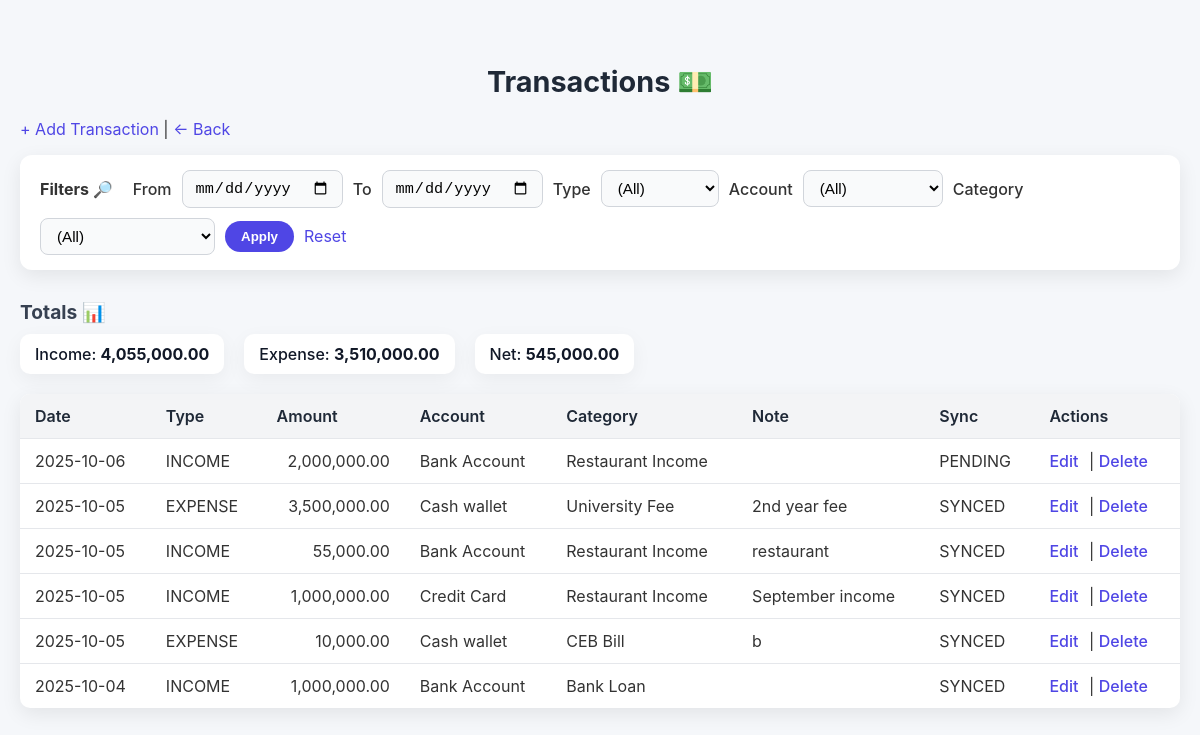
The page /app/transactions/index.php (signed in) on the database as committed earlier.
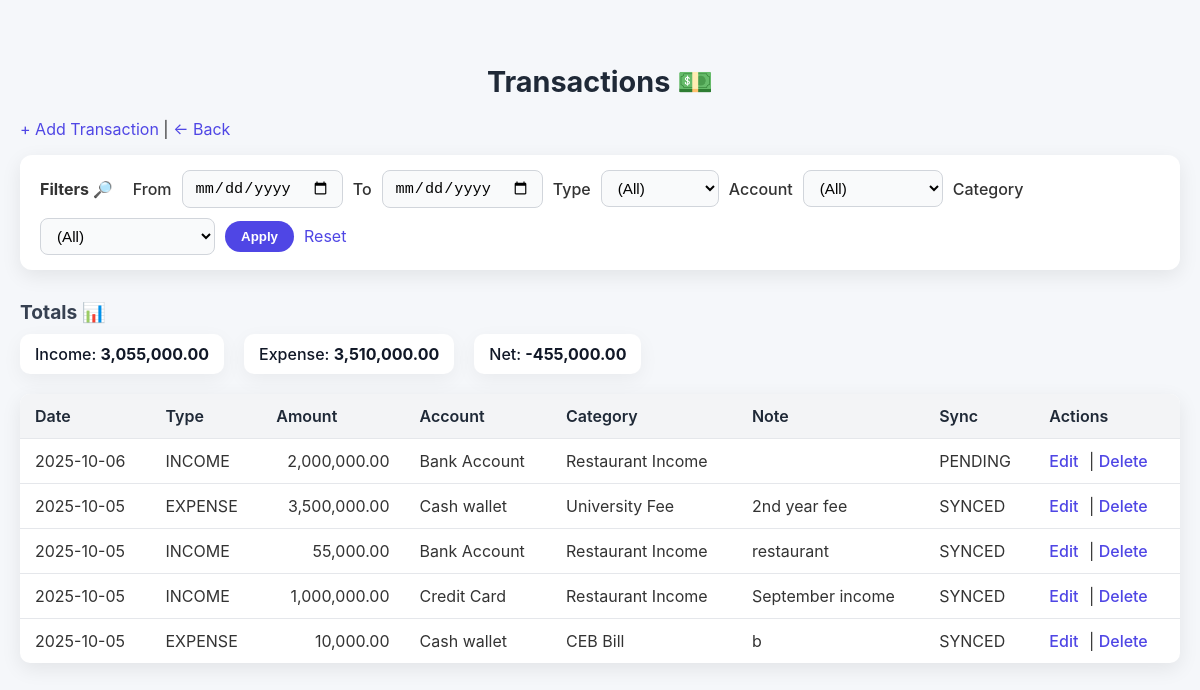
The same page on the database as committed later.
### tables this page shows
CREATE TABLE TRANSACTIONS_LOCAL (
  local_txn_id       INTEGER PRIMARY KEY AUTOINCREMENT,
  client_txn_uuid    TEXT NOT NULL UNIQUE,
  user_local_id      INTEGER NOT NULL,
  account_local_id   INTEGER NOT NULL,
  category_local_id  INTEGER NOT NULL,
  txn_type           TEXT NOT NULL CHECK(txn_type IN ('INCOME','EXPENSE','TRANSFER')),
  amount             REAL NOT NULL,
  txn_date           TEXT NOT NULL, -- ISO-8601
  note               TEXT,
  sync_status        TEXT NOT NULL DEFAULT 'PENDING' CHECK(sync_status IN ('PENDING','SYNCED','CONFLICT')),
  server_txn_id      INTEGER,
  created_at         TEXT NOT NULL,
  updated_at         TEXT NOT NULL,
  last_sync_at       TEXT,
  FOREIGN KEY(user_local_id)     REFERENCES USERS_LOCAL(local_user_id),
  FOREIGN KEY(account_local_id)  REFERENCES ACCOUNTS_LOCAL(local_account_id),
  FOREIGN KEY(category_local_id) REFERENCES CATEGORIES_LOCAL(local_category_id)
);

CREATE TABLE ACCOUNTS_LOCAL (
  local_account_id  INTEGER PRIMARY KEY AUTOINCREMENT,
  user_local_id     INTEGER NOT NULL,
  server_account_id INTEGER,
  account_name      TEXT NOT NULL,
  account_type      TEXT NOT NULL CHECK(account_type IN ('CASH','BANK','CARD','MOBILE')),
  currency_code     TEXT NOT NULL DEFAULT 'LKR',
  opening_balance   REAL NOT NULL DEFAULT 0,
  is_active         INTEGER NOT NULL DEFAULT 1, -- 1/0
  created_at        TEXT NOT NULL,
  updated_at        TEXT NOT NULL,
  FOREIGN KEY(user_local_id) REFERENCES USERS_LOCAL(local_user_id)
);

CREATE TABLE CATEGORIES_LOCAL (
  local_category_id  INTEGER PRIMARY KEY AUTOINCREMENT,
  user_local_id      INTEGER NOT NULL,
  server_category_id INTEGER,
  parent_local_id    INTEGER,
  category_name      TEXT NOT NULL,
  category_type      TEXT NOT NULL CHECK(category_type IN ('INCOME','EXPENSE')),
  created_at         TEXT NOT NULL,
  updated_at         TEXT NOT NULL,
  FOREIGN KEY(user_local_id)   REFERENCES USERS_LOCAL(local_user_id),
  FOREIGN KEY(parent_local_id) REFERENCES CATEGORIES_LOCAL(local_category_id)
);

### app/transactions/index.php (the view, shortened to what this page needs)
<?php
if (!function_exists('h')) {
    function h($v) { return htmlspecialchars((string)$v, ENT_QUOTES, 'UTF-8'); }
}
$pdo = sqlite();
$uid = (int)($_SESSION['uid'] ?? 0);
$from = $_GET['from'] ?? '';
$to   = $_GET['to'] ?? '';
$where = ["t.user_local_id = ?"];
$args  = [$uid];
$sql = "
SELECT
  t.local_txn_id, t.client_txn_uuid, t.txn_type, t.amount, t.txn_date, t.note, t.sync_status,
  a.account_name,
  c.category_name
FROM TRANSACTIONS_LOCAL t
JOIN ACCOUNTS_LOCAL a ON a.local_account_id = t.account_local_id
JOIN CATEGORIES_LOCAL c ON c.local_category_id = t.category_local_id
WHERE " . implode(' AND ', $where) . "
ORDER BY datetime(t.txn_date) DESC, t.local_txn_id DESC
LIMIT 200
";
$stmt = $pdo->prepare($sql);
$stmt->execute($args);
$rows = $stmt->fetchAll(PDO::FETCH_ASSOC);
$totSql = "
SELECT
  SUM(CASE WHEN t.txn_type='INCOME'  THEN t.amount ELSE 0 END) AS total_income,
  SUM(CASE WHEN t.txn_type='EXPENSE' THEN t.amount ELSE 0 END) AS total_expense
FROM TRANSACTIONS_LOCAL t
WHERE " . implode(' AND ', $where) . "
";
$sum = $pdo->prepare($totSql);
$sum->execute($args);
$tot = $sum->fetch(PDO::FETCH_ASSOC);
$income  = (float)($tot['total_income'] ?? 0);
$expense = (float)($tot['total_expense'] ?? 0);
$net     = $income - $expense;
?>
<!doctype html>
<html>
<head>
  <link rel="stylesheet" href="<?= APP_BASE ?>/app/transactions/index.css">
</head>
<body>
<h2>Transactions 💵</h2>
<p>
  <a href="<?= APP_BASE ?>/app/transactions/create.php">+ Add Transaction</a> |
  <a href="<?= APP_BASE ?>/public/dashboard.php">← Back</a>
</p>
<form method="get">
  <b>Filters 🔎</b><br>
  <label>From</label>
  <input type="date" name="from" value="<?= h($from) ?>">
  <label>To</label>
  <input type="date" name="to" value="<?= h($to) ?>">
  <label>Type</label>
  <select name="type">
    <option value="">(All)</option>
  </select>
  <label>Account</label>
  <select name="account">
    <option value="">(All)</option>
  </select>
  <label>Category</label>
  <select name="category">
    <option value="">(All)</option>
  </select>
  <button type="submit">Apply</button>
  <a href="<?= APP_BASE ?>/app/transactions/index.php">Reset</a>
</form>
<h3>Totals 📊</h3>
<ul>
  <li>Income: <b><?= number_format($income,2) ?></b></li>
  <li>Expense: <b><?= number_format($expense,2) ?></b></li>
  <li>Net: <b><?= number_format($net,2) ?></b></li>
</ul>
<table>
  <tr>
    <th>Date</th>
    <th>Type</th>
    <th>Amount</th>
    <th>Account</th>
    <th>Category</th>
    <th>Note</th>
    <th>Sync</th>
    <th>Actions</th>
  </tr>
  <?php foreach($rows as $r): ?>
  <tr>
    <td><?= h($r['txn_date']) ?></td>
    <td><?= h($r['txn_type']) ?></td>
    <td style="text-align:right"><?= number_format((float)$r['amount'],2) ?></td>
    <td><?= h($r['account_name']) ?></td>
    <td><?= h($r['category_name']) ?></td>
    <td><?= h($r['note']) ?></td>
    <td><?= h($r['sync_status']) ?></td>
    <td>
      <a href="<?= APP_BASE ?>/app/transactions/edit.php?id=<?= (int)$r['local_txn_id'] ?>">Edit</a> |
      <a href="<?= APP_BASE ?>/app/transactions/delete.php?id=<?= (int)$r['local_txn_id'] ?>" onclick="return confirm('Delete this transaction?');">Delete</a>
    </td>
  </tr>
  <?php endforeach; ?>
</table>
</body>
</html>

### app/transactions/index.css (style rules this page uses)
body { font-family: 'Inter', sans-serif; background: #f5f7fa; color: #333; margin: 0; padding: 40px 20px; }
h2 { font-size: 1.8rem; text-align: center; margin-bottom: 20px; color: #1f2937; }
h3 { font-size: 1.2rem; margin-top: 30px; margin-bottom: 10px; color: #374151; }
a { color: #4f46e5; text-decoration: none; transition: color 0.3s ease; }
form { background: #fff; padding: 15px 20px; border-radius: 12px; box-shadow: 0 6px 20px rgba(0,0,0,0.08); margin-bottom: 20px; display: flex; flex-wrap: wrap; gap: 10px; align-items: center; }
form label { font-weight: 500; }
form input, form select { padding: 8px 12px; border: 1px solid #d1d5db; border-radius: 8px; outline: none; font-size: 0.95rem; background: #f9fafb; transition: all 0.3s ease; }
form button { padding: 8px 16px; background: #4f46e5; color: #fff; border: none; border-radius: 25px; font-weight: 600; cursor: pointer; transition: all 0.3s ease; }
ul { list-style: none; padding: 0; margin: 0 0 20px 0; display: flex; gap: 20px; flex-wrap: wrap; }
ul li { background: #fff; padding: 10px 15px; border-radius: 10px; box-shadow: 0 6px 20px rgba(0,0,0,0.05); font-weight: 500; color: #111827; }
table { width: 100%; border-collapse: collapse; background: #fff; border-radius: 10px; overflow: hidden; box-shadow: 0 6px 20px rgba(0,0,0,0.08); }
th, td { padding: 12px 15px; text-align: left; border-bottom: 1px solid #e5e7eb; }
th { background: #f3f4f6; font-weight: 600; color: #1f2937; }
tr:last-child td { border-bottom: none; }
td a { margin-right: 6px; font-weight: 500; color: #4f46e5; text-decoration: none; }

Rows that differ between the two databases and show on the page:
removed transactions_local: txn_date "2025-10-04", txn_type "INCOME", amount "1,000,000.00", account_local.account_name "Bank Account", category_local.category_name "Bank Loan", sync_status "SYNCED"
Other text that changed with them:
$income: "4,055,000.00" → "3,055,000.00"
$net: "545,000.00" → "-455,000.00"
